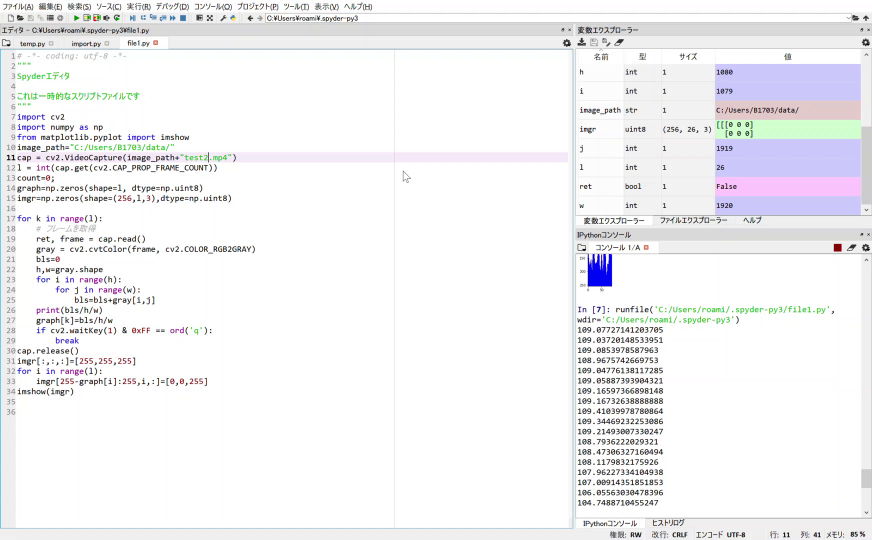
#> input picture frame 47 of action1.mp4, 1744 x 1080 px, given in place of test2.mp4, which was not available (shown at 1/2 size)
$ python blightness_average_graph_protter.py
#> lines starting #> are read from the running program, lines starting #| are printed output that depends on the picture; pictures that were not available may be replaced by others from this repository, and a replacement may not be noted
# -*- coding: utf-8 -*-
"""
Spyderエディタ

これは一時的なスクリプトファイルです
"""
import cv2
import numpy as np
from matplotlib.pyplot import imshow
image_path="C:/Users/B1703/data/"
cap = cv2.VideoCapture(image_path+"test2.mp4")
l = int(cap.get(cv2.CAP_PROP_FRAME_COUNT))
count=0;
graph=np.zeros(shape=l, dtype=np.uint8)
imgr=np.zeros(shape=(256,l,3),dtype=np.uint8)

for k in range(l):
    # フレームを取得
    ret, frame = cap.read()
    gray = cv2.cvtColor(frame, cv2.COLOR_RGB2GRAY)
    bls=0
    h,w=gray.shape
    for i in range(h):
        for j in range(w):
            bls=bls+gray[i,j]
    print(bls/h/w)
    graph[k]=bls/h/w
    if cv2.waitKey(1) & 0xFF == ord('q'):
        break
#> this loop made 1 pass; (key q is pressed on pass 1)
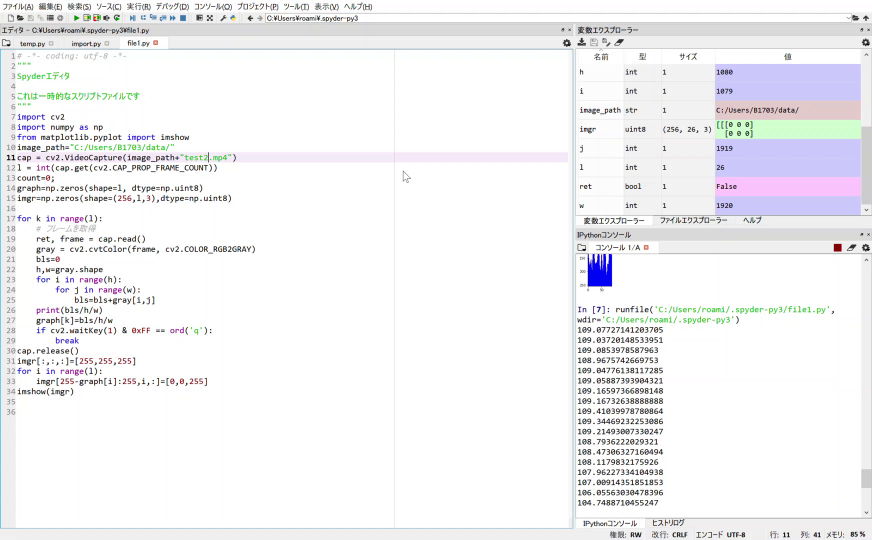
#> input picture frame 47 of action1.mp4, 1744 x 1080 px, given in place of test2.mp4, which was not available (shown at 1/2 size)
#> pass 1, `gray = cv2.cvtColor(frame, cv2.COLOR_RGB2GRAY)`:
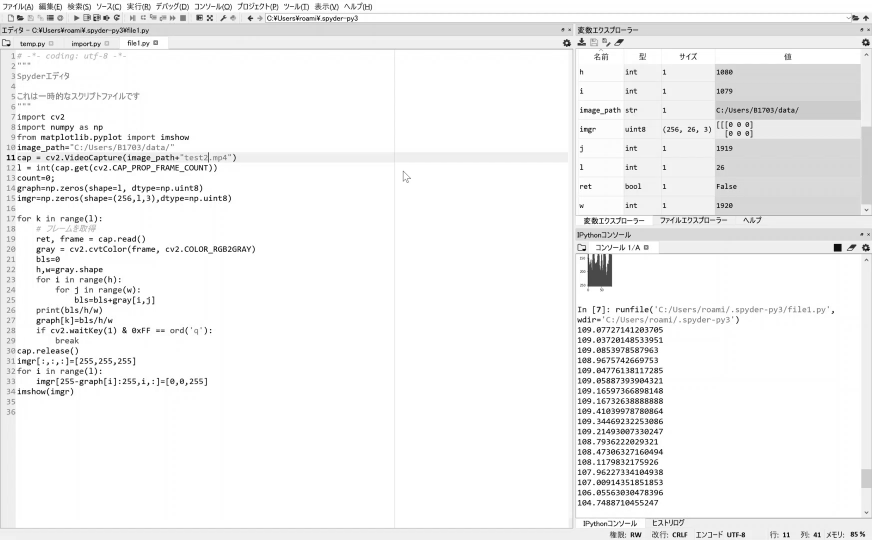
#> gray: shape (1080, 1744) (shown at 1/2 size); min 0, max 255, mean 242.9
#> frame is the input picture: shape (1080, 1744, 3); mean B, G, R 244.3, 242.3, 242.5
#> after the loop, graph = 477 values, max 242 at index 0, min 0 at index 1, mean 0.507
cap.release()
imgr[:,:,:]=[255,255,255]
for i in range(l):
    imgr[255-graph[i]:255,i,:]=[0,0,255]
imshow(imgr)
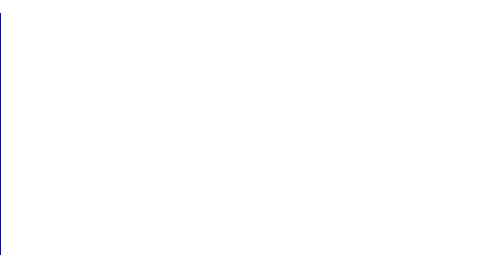
#> shown: shape (256, 477, 3); mean R, G, B 254.5, 254.5, 255

$ run again, starting later in the video
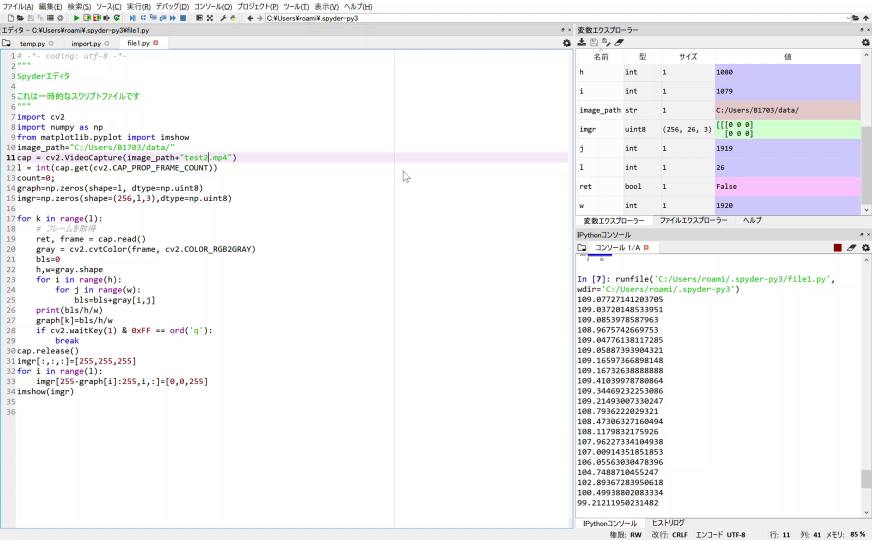
#> input picture frame 214 of action1.mp4, 1744 x 1080 px, given in place of test2.mp4, which was not available (shown at 1/2 size)
#> the loop `for k in range(l):` made 1 pass; (key q is pressed on pass 1)
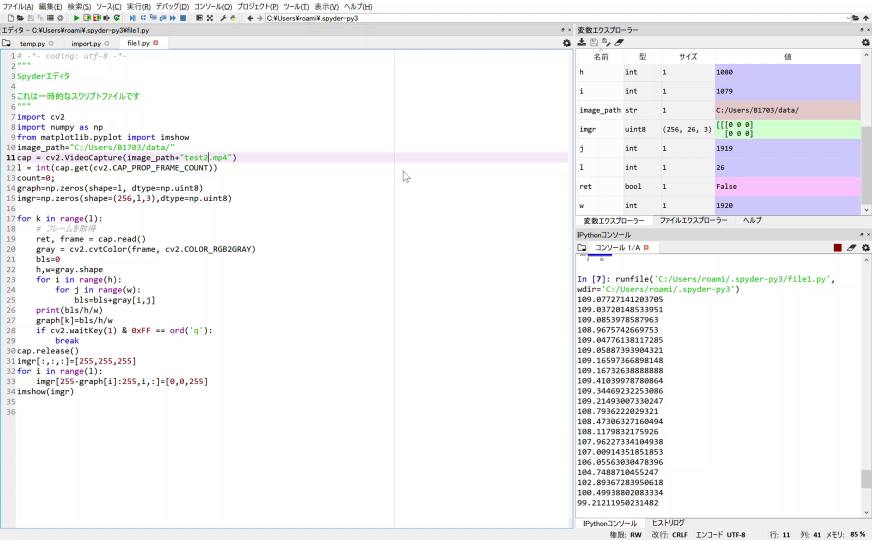
#> input picture frame 214 of action1.mp4, 1744 x 1080 px, given in place of test2.mp4, which was not available (shown at 1/2 size)
#> pass 1, `gray = cv2.cvtColor(frame, cv2.COLOR_RGB2GRAY)`:
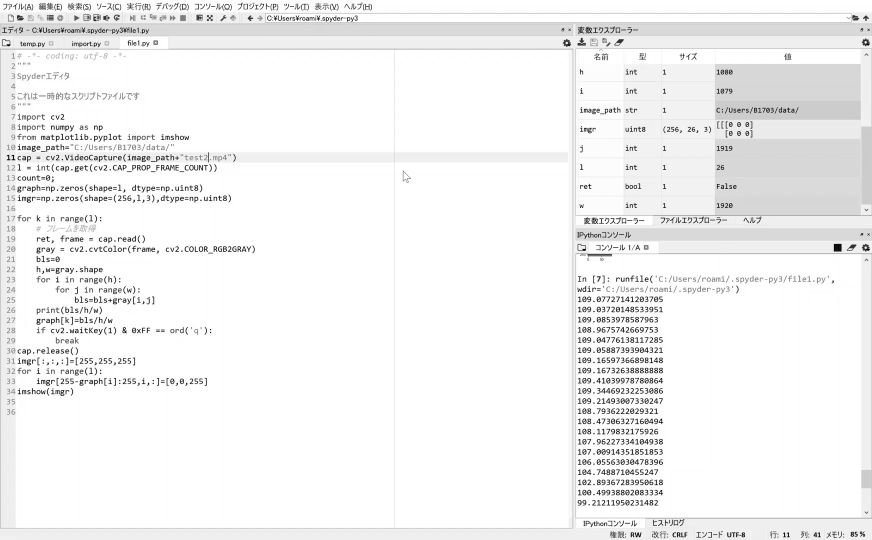
#> gray: shape (1080, 1744) (shown at 1/2 size); min 0, max 255, mean 242.9
#> frame is the input picture: shape (1080, 1744, 3); mean B, G, R 244, 242.4, 242.5
#> after the loop `for k in range(l):`: graph = 477 values, max 242 at index 0, min 0 at index 1, mean 0.507

$ run again, starting later in the video
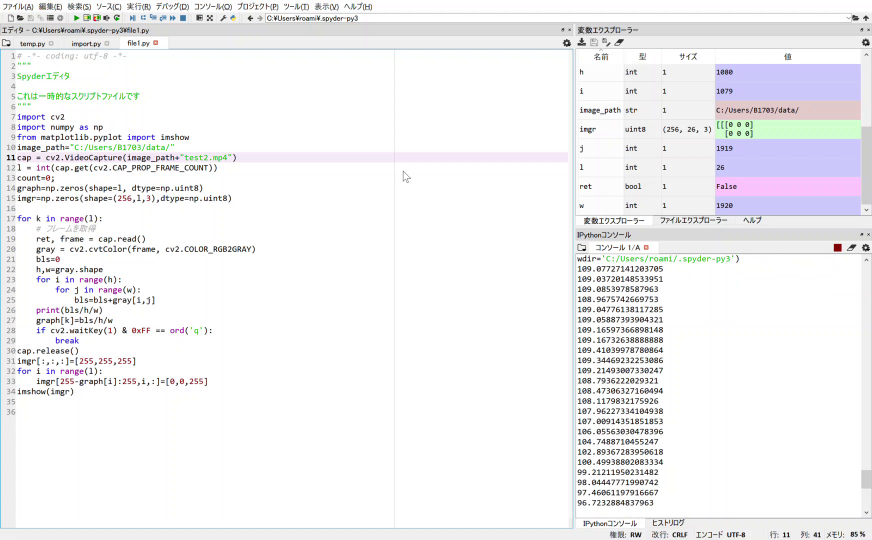
#> input picture frame 381 of action1.mp4, 1744 x 1080 px, given in place of test2.mp4, which was not available (shown at 1/2 size)
#> the loop `for k in range(l):` made 1 pass; (key q is pressed on pass 1)
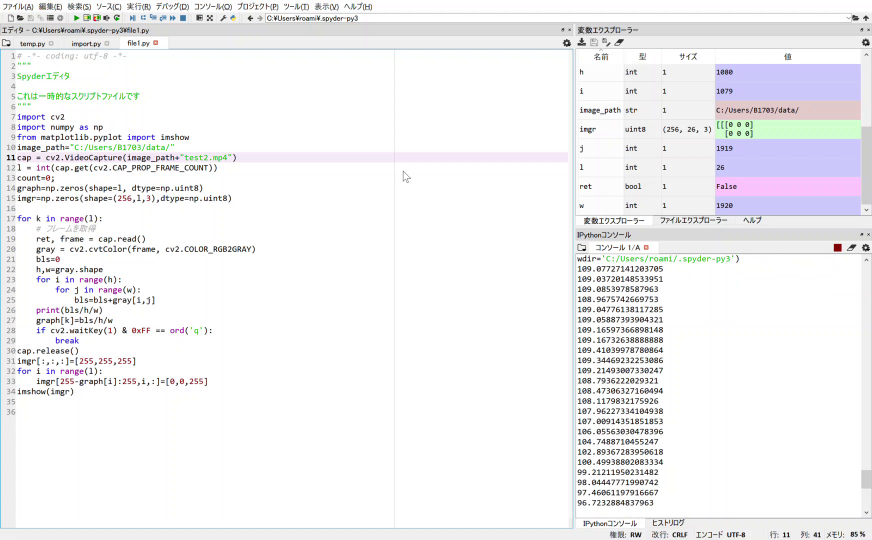
#> input picture frame 381 of action1.mp4, 1744 x 1080 px, given in place of test2.mp4, which was not available (shown at 1/2 size)
#> pass 1, `gray = cv2.cvtColor(frame, cv2.COLOR_RGB2GRAY)`:
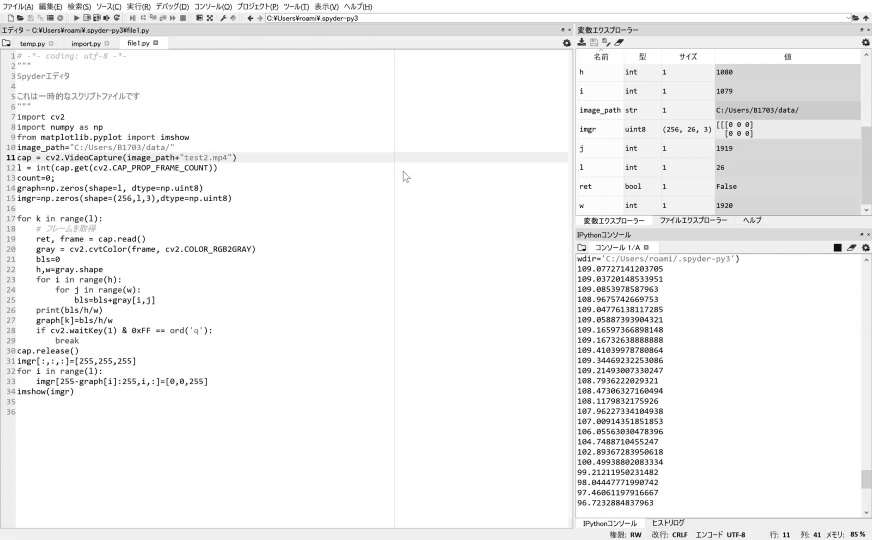
#> gray: shape (1080, 1744) (shown at 1/2 size); min 0, max 255, mean 242.8
#> frame is the input picture: shape (1080, 1744, 3); mean B, G, R 244, 242.3, 242.5
#> after the loop `for k in range(l):`: graph = 477 values, max 242 at index 0, min 0 at index 1, mean 0.507
